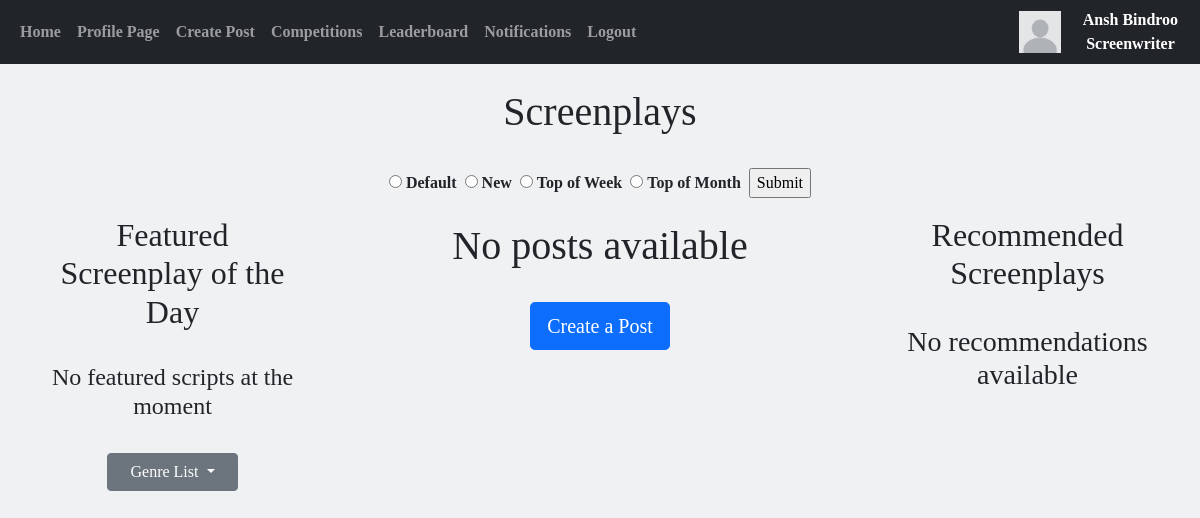
/home (signed in), run on an earlier commit of the app's database.
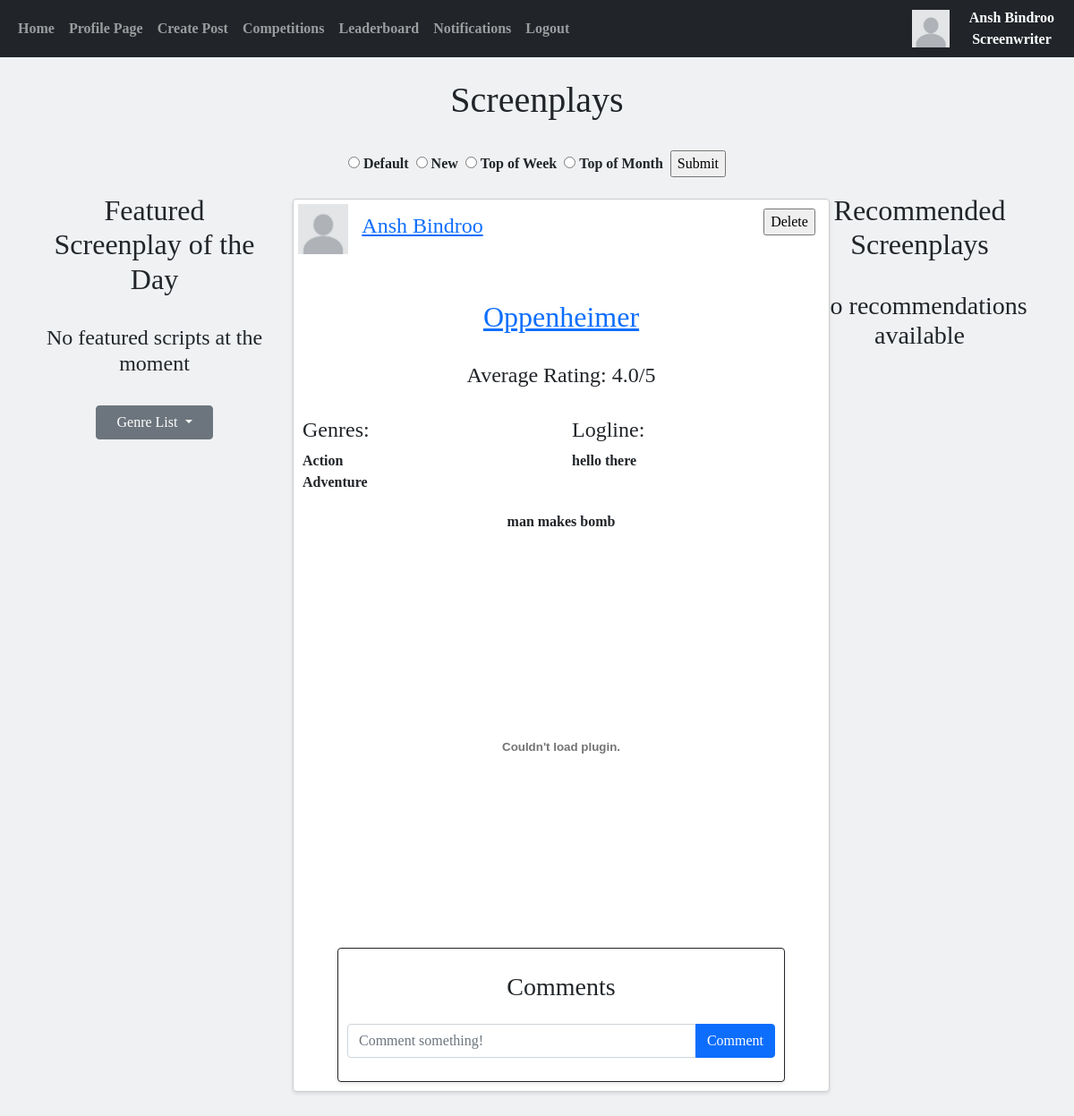
And on a later commit of the database.
### website/models.py (models this page shows)
class Screenplays(db.Model):
    __tablename__ = "Screenplays"
    scriptid = db.Column(db.Integer, primary_key=True)
    writerid = db.Column(db.Integer, db.ForeignKey('Screenwriters.writerid', ondelete="CASCADE"), nullable=False)
    title = db.Column(db.String(300))
    logline = db.Column(db.String(165))
    message = db.Column(db.Text)
    screenplay = db.Column(db.String(300))
    fullfile = db.Column(db.String(300))
    avgrating = db.Column(db.Float)
    date_created = db.Column(db.Date, default=func.current_date())
    datetime_created = db.Column(db.DateTime(timezone=True), default=func.now())
    scripts = db.relationship('Notifications', backref="script", passive_deletes=True)
    scriptscommented = db.relationship('Comments', backref="script", passive_deletes=True)
    liked = db.relationship('LikedScreenplays', backref="script", passive_deletes=True)
    scripts2 = db.relationship('ScriptHas', backref="script", passive_deletes=True)
    liked2 = db.relationship('FeaturedScripts', backref="script", passive_deletes=True)

class Users(db.Model, UserMixin):
    __tablename__ = "Users"
    id = db.Column(db.Integer, primary_key=True)
    email = db.Column(db.String(150), unique=True)
    username = db.Column(db.String(150), unique=True)
    forename = db.Column(db.String(75), unique=True)
    surname = db.Column(db.String(75))
    password = db.Column(db.String(150))
    accounttype = db.Column(db.Integer)
    profilepic = db.Column(db.String(), nullable=True)
    biography = db.Column(db.Text)
    insta = db.Column(db.String(), nullable=True)
    twitter = db.Column(db.String(), nullable=True)
    notifnum = db.Column(db.Integer)
    date_created = db.Column(db.DateTime(timezone=True), default=func.now())
    writers = db.relationship('Screenwriters', backref="user", passive_deletes=True)
    producers = db.relationship('Producers', backref="user", passive_deletes=True)

class ScriptHas(db.Model):
    __tablename__ = "ScriptHas"
    scriptid = db.Column(db.Integer, db.ForeignKey('Screenplays.scriptid'), primary_key=True)
    genreid = db.Column(db.Integer, db.ForeignKey('Genres.genreid'), primary_key=True)

class Genres(db.Model):
    __tablename__ = "Genres"
    genreid = db.Column(db.Integer, primary_key=True)
    genre = db.Column(db.String(50))
    genres = db.relationship('ScriptHas', backref="has")
    genres2 = db.relationship('CompHas', backref="has")

### website/homepage.py (the view)
@homepage.route("/")
@homepage.route("/home", methods=['GET', 'POST'])
@login_required
def home():
    UpdateNotificationNumber(current_user.id)
    if current_user.accounttype == 1:
        writer = Screenwriters.query.filter_by(userid=current_user.id).first()
        recs = GiveRecommendations(writer.writerid)
    else:
        recs = None
    sortedposts = Screenplays.query.order_by(Screenplays.avgrating.desc())
    posts = []
    for post in sortedposts:
        if post.date_created == date.today():
            posts.append(post)
    comments = Comments.query.all()
    scripthas = ScriptHas.query.all()
    likes = LikedScreenplays.query.all()
    featured = [None, None, None, None, None, None]
    LoadFeatured(featured, date.today())
    script = featured[0]
    if (script != None) and (datetime.now() >= script.dequeuedatetime): #When the screenplay's time is up, the screenplay is dequeued and removed from the table
        featured.pop()
        feature = FeaturedScripts.query.filter_by(scriptid = script.scriptid).first()
        db.session.delete(feature)
        db.session.commit()
    return flask.render_template("home.html", user=current_user, posts=posts, comments=comments, scripthas=scripthas, recs=recs, likes=likes, script=featured[0], featured=featured)

### website/load.py (called while the page is built, shortened)
def LoadFeatured(queue, date): #Loads the queue with 6 screenplays that got 10 or more ratings of 4 stars or more that day
    posts = Screenplays.query.filter_by(date_created = date)
    hour = 4
    for post in posts:
        likes = LikedScreenplays.query.filter(LikedScreenplays.scriptid == post.scriptid, LikedScreenplays.rating >= 4.0)
        if likes.count() >= 10 and ScriptInFeatured(post.scriptid) == False:
            newfeatured = FeaturedScripts(scriptid = post.scriptid, dequeuedatetime = datetime.now()+timedelta(hours=hour))
            db.session.add(newfeatured)
            db.session.commit()
            hour += 4
    for num in range(1,7):
        script = FeaturedScripts.query.filter_by(featuredid = num).first()
        queue[num-1] = script

def GiveRecommendations(writerid): # Returns a list of 3 screenplay recommendations for a screenwriter user based on the genres the user likes
    UsersLikedPosts = LikedScreenplays.query.filter(LikedScreenplays.rating > 3.5).all()
    postids = []
    for post in UsersLikedPosts:
        if post.writerid == writerid:
            postids.append(post.scriptid)
    if len(postids) == 0:
        recs = None
        return recs

### website/templates/home.html (shortened to what the changed rows need)
{% extends "base.html" %}
{% block content %}
<!DOCTYPE html>
<html lang="en">
<head>
    <link rel="stylesheet" href="https://cdn.jsdelivr.net/npm/bootstrap-icons@1.5.0/font/bootstrap-icons.css">
    <link href="https://cdn.jsdelivr.net/npm/bootstrap@5.0.1/dist/css/bootstrap.min.css" rel="stylesheet">
</head>
<h1 style="text-align: center">{% block header %}Screenplays{% endblock %}</h1>
<body>
    <br>
    <div class="row">
        <div style="text-align:center; margin-left: auto; margin-right: auto" class="col-3">
            <br><br>
            {% if featured %}
                <div style="text-align: center">
                    <h2>Featured Screenplay of the Day</h2><br>
                </div>
            {% endif %}
            <br>
        </div>
        <div class="col-6" style="text-align:center; margin-left: auto; margin-right: auto">
            <br>
            <div id="posts">
                {% if posts %}
                    {% for post in posts %}
                        <div class="card">
                            {% if user.id == post.writer.user.id %}
                                <form action = /delete-post/{{post.scriptid}} method="POST">
                                    <input class="delete-button" type="submit" value="Delete" onclick="return confirm('Are you sure you want to delete this post?')">
                                </form>
                            {% else %}
                                {% for like in likes %}
                                    {% if (like.writer.user.id == user.id) and (like.script.scriptid == post.scriptid) %}
                                        <p style="position: absolute; right: 15px">You rated it: {{like.rating}}/5</p>
                                    {% endif %}
                                {% endfor %}
                            {% endif %}
                            <div class="user-info">
                                {% if post.writer.user.profilepic %}
                                    <img src="{{ url_for('static', filename='images/'+ post.writer.user.profilepic) }}" width = "110px" height = "110px" alt="Profile picture" class="profile-pic">
                                {% else %}
                                    <img src="/static/images/default.jpg" alt="Default profile picture" width = "110px" height = "110px" class="profile-pic">
                                {% endif %}
                                <a href="/profilepage/{{post.writer.user.id}}" class="username"><h4>{{post.writer.user.username}}</h4></a>
                            </div>
                            <br><br><br>
                            {% if post.screenplay %}
                                <a href="/script/{{post.scriptid}}" target="_blank"><h2>{{post.title}}</h2></a>
                            {% else %}
                                <h2>{{post.title}}</h2>
                            {% endif %}
                            {% if post.avgrating %}
                                <br>
                                <h4 style="text-align: center">Average Rating: {{post.avgrating}}/5</h4>
                            {% endif %}
                            <br>
                            {% if user.accounttype == 1 and user.id != post.writer.user.id %}
                                <div class="row">
                                    <div class="col-3" style="text-align: left">
                                        <h4>Genres:</h4>
                                            {% for script in scripthas %}
                                                    {% if script.scriptid == post.scriptid %}
                                                        <b>{{script.has.genre}}</b><br>
                                                    {% endif %}
                                            {% endfor %}
                                    </div>
                                    <br>
                                    <div class="col-6" style="text-align: center;">
                                        <h4>Logline:</h4>
                                        <p>{{post.logline}}</p>
                                    </div>
                                    <div class="col-3">
                                        <div style="text-align:center">
                                                    <form method = "POST" action="/rate/{{post.scriptid}}">
                                                        <div class="star-slider">
                                                            <input name="rate" type="range" min="1" max="5" step="0.5" class="starRating">
                                                            <p>Rating: <span class="ratingValue">3</span> stars</p>
                                                        </div>
                                                        <script>
                                                            document.addEventListener('DOMContentLoaded', function() {
                                                                const sliders = document.querySelectorAll('.starRating');
                                                                sliders.forEach((slider) => {
                                                                    const ratingDisplay = slider.parentElement.querySelector('.ratingValue');
                                                                    slider.addEventListener('input', () => {
                                                                        ratingDisplay.textContent = slider.value;
                                                                    });
                                                                });
                                                            });
                                                        </script>
                                                        <input type="submit" value="Submit Rating" onclick="return confirm('Are you sure you want to give this screenplay this rating? You cannot change your rating once it is submitted.')">
                                                    </form>
                                        </div>
                                    </div>
                                </div>
                            {% else %}
                                <div class="row">
                                    <div class="col-6" style="text-align: left;">
                                        <h4>Genres:</h4>
                                            {% for script in scripthas %}
                                                    {% if script.scriptid == post.scriptid %}
                                                        <b>{{script.has.genre}}</b><br>
                                                    {% endif %}
                                            {% endfor %}
                                    </div>
                                    <br>
                                    <div class="col-6" style="text-align: left;">
                                        <h4>Logline:</h4>
                                        <p>{{post.logline}}</p>
                                    </div>
                                </div>
                            {% endif %}
                            <p class="message">{{post.message}}</p>
                            <br>
                            {% if post.screenplay %}
                                <embed class="pdf-embed" style="text-align: center;" src="{{url_for('static', filename='files/'+ post.screenplay)}}#toolbar=0" width = "100%" height = "550px">
                            {% else %}
                                <h2>Screenplay not available</h2>
                            {% endif %}
                            <br>
                            {% if user.accounttype == 1 %}
                                <div class="card border-dark" style="width:500px">
                                    <div class="card-body">
                                    <h3>Comments</h3>
                                    </div>
                                    <form class="input-group mb-3"method="POST" action="/create-comment/{{post.scriptid}}">
                                        <input type="text" id="text" name="text" class="form-control" placeholder="Comment something!"/>
                                        <button type="submit" class="btn btn-primary">Comment</button>
                                    </form>
                                </div>
                            {% endif %}
                        </div>
                        <br>
                    {% endfor %}
                    <br>
                {% else %}
                    <h1>No posts available</h1>
                    <br>
                    {% if user.accounttype == 1 %}
                        <a href="/post"><button type="button" class="btn btn-primary btn-lg">Create a Post</button></a>
                    {% endif %}
                {% endif %}
            </div>
        </div>
        {% if user.accounttype == 1 %}
            <div class="col-3">
                <br>
                <br>
                <h2 style="text-align: center">Recommended Screenplays</h2>
                    <br>
            </div>
        {% elif user.accounttype == 2 %}
            <div class="col-3">
            </div>
        {% endif %}
    </div>
</body>
</html>
{% endblock %}

What changed in the data, as far as the page shows it:
now on this page (row edited): Screenplays: writer.user.username "Ansh Bindroo", title "Oppenheimer", avgrating "4.0", logline "hello there", message "man makes bomb"
now on this page (row edited): ScriptHas: has.genre "Action"
added ScriptHas: has.genre "Adventure"
Also different on the page:
text no longer shown: "No posts available Create a Post"
